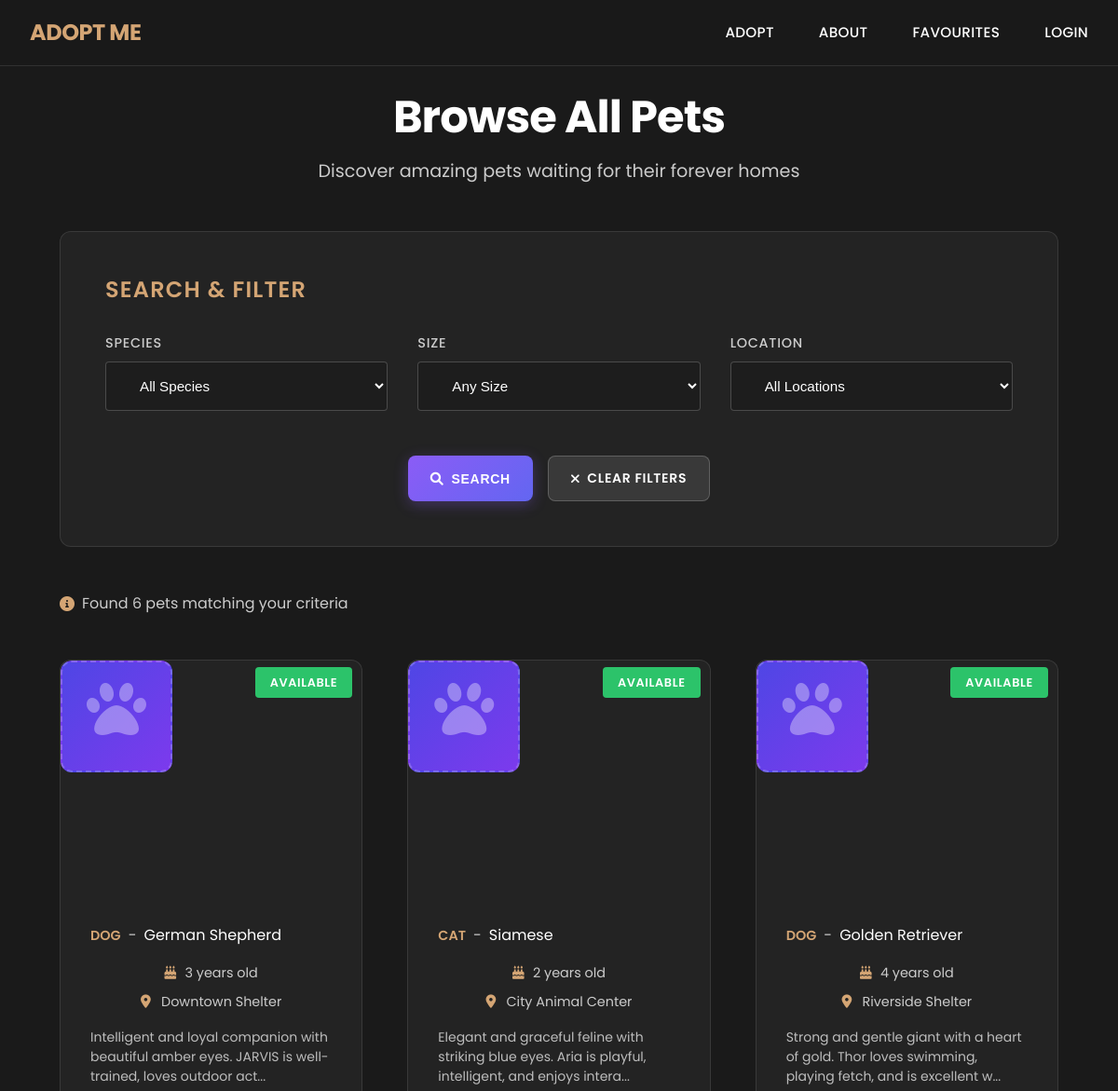
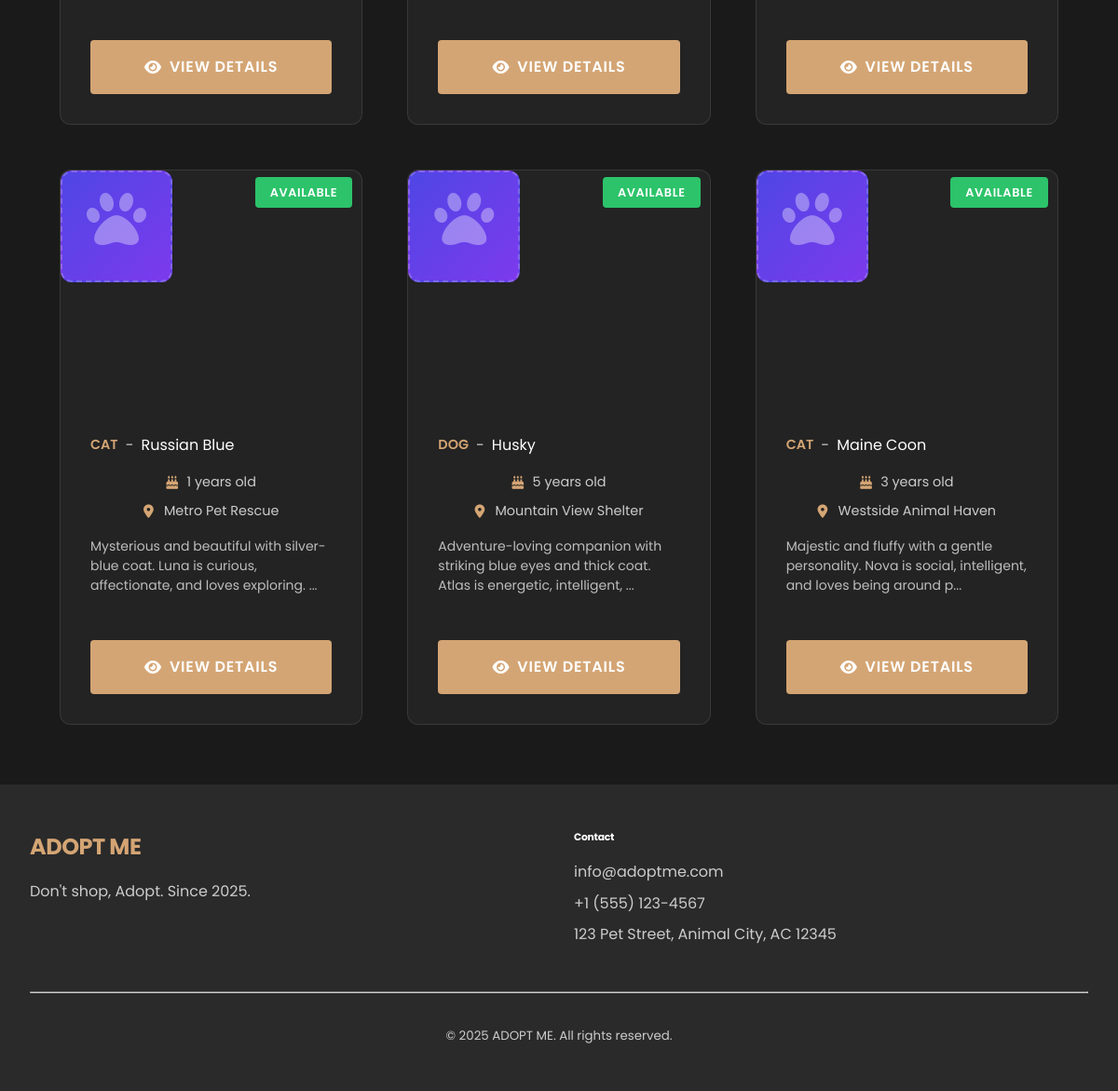
/adopt-info, run on the app's committed database (2 pictures, top to bottom).
### tables this page shows
CREATE TABLE pets (
            id INTEGER PRIMARY KEY AUTOINCREMENT,
            name TEXT NOT NULL,
            species TEXT NOT NULL,
            breed TEXT NOT NULL,
            age INTEGER NOT NULL,
            gender TEXT NOT NULL,
            size TEXT NOT NULL,
            description TEXT,
            special_needs TEXT,
            vaccination_status TEXT,
            photo_filename TEXT,
            location TEXT,
            status TEXT DEFAULT 'available',
            created_at TIMESTAMP DEFAULT CURRENT_TIMESTAMP
        );

### app.py (the view)
@app.route('/adopt-info')
def adopt_info():
    species = request.args.get('species', '')
    breed = request.args.get('breed', '')
    age_min = request.args.get('age_min', '')
    age_max = request.args.get('age_max', '')
    size = request.args.get('size', '')
    location = request.args.get('location', '')
    conn = get_db_connection()
    query = "SELECT * FROM pets WHERE status = 'available'"
    params = []
    if species:
        query += " AND species LIKE ?"
        params.append(f'%{species}%')
    if breed:
        query += " AND breed LIKE ?"
        params.append(f'%{breed}%')
    if age_min:
        query += " AND age >= ?"
        params.append(age_min)
    if age_max:
        query += " AND age <= ?"
        params.append(age_max)
    if size:
        query += " AND size = ?"
        params.append(size)
    if location:
        query += " AND location LIKE ?"
        params.append(f'%{location}%')
    query += " ORDER BY created_at DESC"
    pets_list = conn.execute(query, params).fetchall()
    all_species = conn.execute("SELECT DISTINCT species FROM pets ORDER BY species").fetchall()
    all_breeds = conn.execute("SELECT DISTINCT breed FROM pets ORDER BY breed").fetchall()
    all_sizes = conn.execute("SELECT DISTINCT size FROM pets ORDER BY size").fetchall()
    all_locations = conn.execute("SELECT DISTINCT location FROM pets ORDER BY location").fetchall()
    conn.close()
    return render_template('adopt_info.html',
                          pets=pets_list,
                          species_list=all_species,
                          breeds_list=all_breeds,
                          sizes_list=all_sizes,
                          locations_list=all_locations,
                          filters={
                              'species': species,
                              'breed': breed,
                              'age_min': age_min,
                              'age_max': age_max,
                              'size': size,
                              'location': location
                          })

### app.py (called while the page is built)
def get_db_connection():
    conn = sqlite3.connect('pet_adoption.db')
    conn.row_factory = sqlite3.Row
    return conn

### templates/adopt_info.html (shortened to what this page needs)
{% extends "base.html" %}
{% block content %}
<div class="pets-page-container">
    <div class="container">
        <div class="pets-hero-section">
            <h1 class="pets-hero-title">Browse All Pets</h1>
            <p class="pets-hero-subtitle">Discover amazing pets waiting for their forever homes</p>
        </div>
        <div class="modern-filter-section">
            <h2 class="filter-title">Search & Filter</h2>
            <form method="GET" id="filterForm" class="modern-filter-form">
                <div class="filter-grid">
                    <div class="filter-group">
                        <label class="filter-label">Species</label>
                        <select name="species" id="species" class="modern-select" aria-label="Select pet species">
                            <option value="">All Species</option>
                        </select>
                    </div>
                    <div class="filter-group">
                        <label class="filter-label">Size</label>
                        <select name="size" id="size" class="modern-select" aria-label="Select pet size">
                            <option value="">Any Size</option>
                        </select>
                    </div>
                    <div class="filter-group">
                        <label class="filter-label">Location</label>
                        <select name="location" id="location" class="modern-select" aria-label="Select pet location">
                            <option value="">All Locations</option>
                        </select>
                    </div>
                </div>
                <div class="filter-actions">
                    <button type="submit" class="modern-btn primary">
                        <i class="fas fa-search"></i> Search
                    </button>
                    <a href="{{ url_for('adopt_info') }}" class="modern-btn secondary">
                        <i class="fas fa-times"></i> Clear Filters
                    </a>
                </div>
            </form>
        </div>
        <div class="results-summary">
            <p class="results-text">
                <i class="fas fa-info-circle"></i>
                Found {{ pets|length }} pet{% if pets|length != 1 %}s{% endif %} matching your criteria
            </p>
        </div>
        {% if pets %}
        <div class="modern-pet-grid">
            {% for pet in pets %}
            <div class="modern-pet-card" data-aos="fade-up" data-aos-delay="{{ loop.index * 100 }}">
                <div class="pet-card-image">
                    {% if pet.photo_filename %}
                    <img src="{{ url_for('static', filename='images/' + pet.photo_filename) }}" class="pet-image"
                        alt="{{ pet.name }}">
                    {% else %}
                    <div class="pet-image-placeholder">
                        <i class="fas fa-paw"></i>
                    </div>
                    {% endif %}
                    <div class="pet-status-badge">
                        <span class="status-available">Available</span>
                    </div>
                </div>
                <div class="pet-card-content">
                    <div class="pet-info-header">
                        <span class="pet-species">{{ pet.species | title }}</span>
                        <span class="pet-divider">-</span>
                        <span class="pet-breed">{{ pet.breed }}</span>
                    </div>
                    <div class="pet-details">
                        <div class="pet-detail">
                            <i class="fas fa-birthday-cake"></i>
                            <span>{{ pet.age }} years old</span>
                        </div>
                        <div class="pet-detail">
                            <i class="fas fa-map-marker-alt"></i>
                            <span>{{ pet.location }}</span>
                        </div>
                    </div>
                    <p class="pet-description">
                        {{ pet.description[:100] }}{% if pet.description|length > 100 %}...{% endif %}
                    </p>
                    <a href="{{ url_for('pet_detail', pet_id=pet.id) }}" class="pet-card-btn">
                        <i class="fas fa-eye"></i>
                        <span>View Details</span>
                    </a>
                </div>
            </div>
            {% endfor %}
        </div>
        {% endif %}
    </div>
</div>
{% endblock %}

### static/css/style.css (style rules this page uses)
.pet-details { color: var(--text-light); }
.pet-image-placeholder { height: 250px; background-color: var(--light-color); border-radius: 0.375rem 0.375rem 0 0; }
.pet-status-badge { position: absolute; top: 10px; right: 10px; z-index: 10; }
.modern-btn { display: inline-flex; align-items: center; gap: 0.5rem; padding: 0.75rem 1.5rem; font-weight: 600; text-decoration: none; border-radius: 8px; transition: all 0.2s ease; border: none; cursor: pointer; font-size: 0.875rem; position: relative; overflow: hidden; }
.modern-btn.primary { background: linear-gradient(135deg, #8b5cf6, #6366f1); color: #ffffff; box-shadow: 0 4px 15px rgba(139, 92, 246, 0.3); }
.pet-image-placeholder { width: 100%; height: 100%; background: linear-gradient(135deg, #4f46e5, #7c3aed); display: flex; align-items: center; justify-content: center; color: rgba(255, 255, 255, 0.7); font-size: 2rem; }
.pet-description { color: rgba(255, 255, 255, 0.7); font-size: 0.875rem; line-height: 1.5; margin-top: 1rem; }
.pet-details { display: flex; align-items: center; gap: 0.5rem; font-size: 0.875rem; }
.pet-image-placeholder { width: 120px; height: 120px; background: linear-gradient(135deg, #4f46e5, #7c3aed); border-radius: 12px; display: flex; align-items: center; justify-content: center; color: rgba(255, 255, 255, 0.7); font-size: 2.5rem; }
.pet-details { flex: 1; display: flex; flex-direction: column; justify-content: center; }
.modern-btn.secondary { background: rgba(255, 255, 255, 0.1); color: #ffffff; border: 1px solid rgba(255, 255, 255, 0.2); }

### data on the page
pets: species "DOG", breed "German Shepherd", age "3", location "Downtown Shelter", description "Intelligent and loyal companion with beautiful amber eyes. JARVIS is well-trained, loves outdoor act"
pets: species "CAT", breed "Siamese", age "2", location "City Animal Center", description "Elegant and graceful feline with striking blue eyes. Aria is playful, intelligent, and enjoys intera"
pets: species "DOG", breed "Golden Retriever", age "4", location "Riverside Shelter", description "Strong and gentle giant with a heart of gold. Thor loves swimming, playing fetch, and is excellent w"
pets: species "CAT", breed "Russian Blue", age "1", location "Metro Pet Rescue", description "Mysterious and beautiful with silver-blue coat. Luna is curious, affectionate, and loves exploring."
pets: species "DOG", breed "Husky", age "5", location "Mountain View Shelter", description "Adventure-loving companion with striking blue eyes and thick coat. Atlas is energetic, intelligent,"
pets: species "CAT", breed "Maine Coon", age "3", location "Westside Animal Haven", description "Majestic and fluffy with a gentle personality. Nova is social, intelligent, and loves being around p"

### other printed values
{{ pets|length }} "6"
